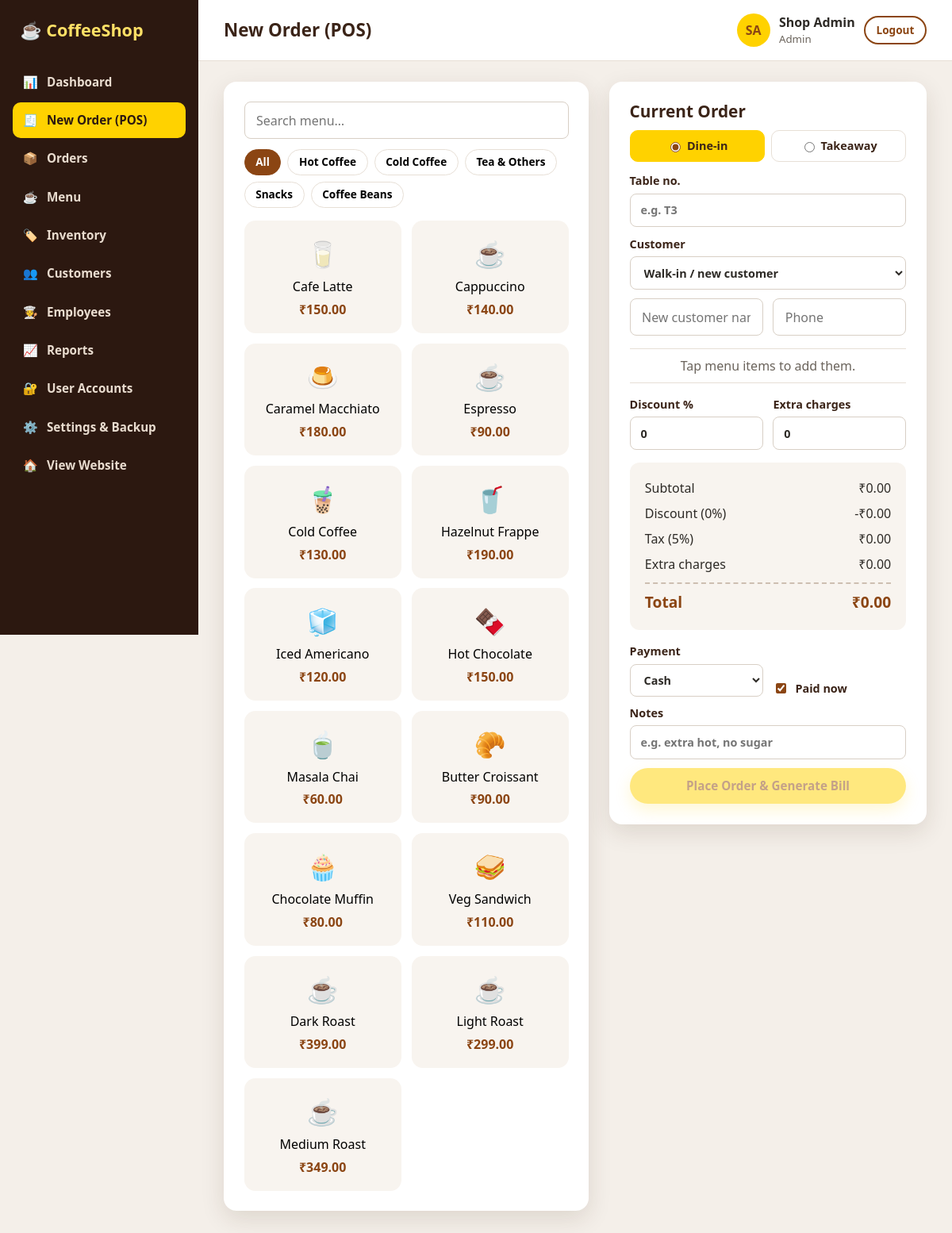
The page /admin/pos.php (signed in) on the database its author committed.
### tables this page shows
CREATE TABLE users (
    id            INT AUTO_INCREMENT PRIMARY KEY,
    name          VARCHAR(100) NOT NULL,
    email         VARCHAR(150) NOT NULL UNIQUE,
    phone         VARCHAR(20),
    password_hash VARCHAR(255) NOT NULL,
    role          ENUM('admin','staff','customer') NOT NULL DEFAULT 'customer',
    is_active     TINYINT(1) NOT NULL DEFAULT 1,
    created_at    DATETIME NOT NULL DEFAULT CURRENT_TIMESTAMP
);

CREATE TABLE menu_items (
    id           INT AUTO_INCREMENT PRIMARY KEY,
    category_id  INT NOT NULL,
    name         VARCHAR(100) NOT NULL,
    description  VARCHAR(255),
    price        DECIMAL(10,2) NOT NULL,
    icon         VARCHAR(16) NOT NULL DEFAULT '☕',
    is_available TINYINT(1) NOT NULL DEFAULT 1,
    is_featured  TINYINT(1) NOT NULL DEFAULT 0,
    FOREIGN KEY (category_id) REFERENCES categories(id)
);

### includes/bootstrap.php (called while the page is built, shortened)
<?php
function db(): PDO
{
    static $pdo = null;
    if ($pdo === null) {
        $dsn = 'mysql:host=' . DB_HOST . ';port=' . DB_PORT . ';dbname=' . DB_NAME . ';charset=utf8mb4';
        try {
            $pdo = new PDO($dsn, DB_USER, DB_PASS, [
                PDO::ATTR_ERRMODE            => PDO::ERRMODE_EXCEPTION,
                PDO::ATTR_DEFAULT_FETCH_MODE => PDO::FETCH_ASSOC,
                PDO::ATTR_EMULATE_PREPARES   => false,
            ]);
            $pdo->exec("SET time_zone = '" . date('P') . "'");
        } catch (PDOException $e) {
            http_response_code(500);
            exit('<h2>Database connection failed</h2><p>Check config/config.php and make sure the '
                . 'database/coffeeshop.sql file has been imported.</p>');
        }
    }
    return $pdo;
}
function base_url(string $path = ''): string
{
    static $base = null;
    if ($base === null) {
        $root = str_replace('\\', '/', realpath(__DIR__ . '/..'));
        $doc  = str_replace('\\', '/', realpath($_SERVER['DOCUMENT_ROOT'] ?? '') ?: '');
        $base = ($doc !== '' && str_starts_with($root, $doc)) ? substr($root, strlen($doc)) : '';
        $base = rtrim($base, '/');
    }
    return $base . '/' . ltrim($path, '/');
}
function e($value): string
{
    return htmlspecialchars((string) $value, ENT_QUOTES, 'UTF-8');
}
function setting(string $name, string $default = ''): string
{
    static $cache = null;
    if ($cache === null) {
        $cache = db()->query('SELECT name, value FROM settings')->fetchAll(PDO::FETCH_KEY_PAIR);
    }
    return $cache[$name] ?? $default;
}
function money($amount): string
{
    return setting('currency', '₹') . number_format((float) $amount, 2);
}
function current_user(): ?array
{
    static $user = false;
    if ($user === false) {
        $user = null;
        if (!empty($_SESSION['user_id'])) {
            $stmt = db()->prepare('SELECT id, name, email, phone, role FROM users WHERE id = ? AND is_active = 1');
            $stmt->execute([$_SESSION['user_id']]);
            $user = $stmt->fetch() ?: null;
        }
    }
    return $user;
}
function require_login(): array
{
    $user = current_user();
    return $user;
}
function require_role(string ...$roles): array
{
    $user = require_login();
    return $user;
}
function initials(string $name): string
{
    $parts = preg_split('/\s+/', trim($name));
    $out = mb_substr($parts[0] ?? '', 0, 1) . (count($parts) > 1 ? mb_substr(end($parts), 0, 1) : mb_substr($parts[0] ?? '', 1, 1));
    return mb_strtoupper($out);
}

### admin/pos.php (the view, shortened to what this page needs)
<?php
require_once __DIR__ . '/../includes/bootstrap.php';
require_once __DIR__ . '/../includes/layout.php';
$user = require_role('admin', 'staff');
$menu = db()->query('SELECT m.id, m.name, m.price, m.icon, c.name AS category FROM menu_items m
                     JOIN categories c ON c.id = m.category_id WHERE m.is_available = 1 ORDER BY c.id, m.name')->fetchAll();
$categories = array_unique(array_column($menu, 'category'));
admin_start('New Order (POS)', 'pos');
?>
<div class="pos-layout">
    <section class="panel">
        <div class="pos-filters">
            <input type="search" id="pos-search" placeholder="Search menu…">
            <div class="chip-row">
                <button type="button" class="chip active" data-cat="">All</button>
                <?php foreach ($categories as $c): ?>
                    <button type="button" class="chip" data-cat="<?= e($c) ?>"><?= e($c) ?></button>
                <?php endforeach; ?>
            </div>
        </div>
        <div class="pos-grid" id="pos-grid">
            <?php foreach ($menu as $m): ?>
                <button type="button" class="pos-item" data-id="<?= (int) $m['id'] ?>" data-name="<?= e($m['name']) ?>"
                        data-price="<?= e($m['price']) ?>" data-cat="<?= e($m['category']) ?>">
                    <span class="pos-icon"><?= e($m['icon']) ?></span>
                    <span><?= e($m['name']) ?></span>
                    <strong><?= e(money($m['price'])) ?></strong>
                </button>
            <?php endforeach; ?>
        </div>
    </section>
    <form method="post" class="panel pos-bill" id="pos-form" data-tax="<?= e(setting('tax_rate')) ?>" data-currency="<?= e(setting('currency')) ?>">
        <h2>Current Order</h2>
        <div class="seg">
            <label><input type="radio" name="order_type" value="dine_in" checked> Dine-in</label>
            <label><input type="radio" name="order_type" value="takeaway"> Takeaway</label>
        </div>
        <label id="table-field">Table no. <input type="text" name="table_no" maxlength="10" placeholder="e.g. T3"></label>
        <label>Customer
            <select name="customer_id" id="customer-select">
                <option value="">Walk-in / new customer</option>
            </select>
        </label>
        <div class="form-row" id="new-customer">
            <input type="text" name="new_customer_name" placeholder="New customer name (optional)">
            <input type="tel" name="new_customer_phone" placeholder="Phone">
        </div>
        <ul class="pos-lines" id="pos-lines"><li class="empty">Tap menu items to add them.</li></ul>
        <div class="form-row">
            <label>Discount % <input type="number" name="discount_percent" id="discount" min="0" max="100" step="0.5" value="0"></label>
            <label>Extra charges <input type="number" name="extra_charges" id="extra" min="0" step="1" value="0"></label>
        </div>
        <div class="bill-box" id="bill-box"></div>
        <div class="form-row">
            <label>Payment
                <select name="payment_method">
                    <?php foreach (PAYMENT_METHODS as $k => $label): ?><option value="<?= e($k) ?>"><?= e($label) ?></option><?php endforeach; ?>
                </select>
            </label>
            <label class="check"><input type="checkbox" name="paid" value="1" checked> Paid now</label>
        </div>
        <label>Notes <input type="text" name="notes" maxlength="255" placeholder="e.g. extra hot, no sugar"></label>
        <button class="btn btn-yellow btn-block" id="pos-submit" disabled>Place Order & Generate Bill</button>
    </form>
</div>
<?php
admin_end();

### includes/layout.php (shortened to what this page needs)
<?php
function page_head(string $title, string $bodyClass = ''): void
{
    ?><!DOCTYPE html>
<html lang="en">
<head>
    <title><?= e($title) ?> | <?= e(setting('shop_name', 'Coffee Shop')) ?></title>
    <link rel="stylesheet" href="<?= e(base_url('assets/css/style.css')) ?>">
</head>
<body class="<?= e($bodyClass) ?>">
<?php
}
function page_end(): void
{
    ?>
</body>
</html>
<?php
}
    ?>
<?php
function admin_start(string $title, string $active): void
{
    $user = current_user();
    $menu = [
        'dashboard' => ['📊', 'Dashboard', 'admin/index.php', false],
        'pos'       => ['🧾', 'New Order (POS)', 'admin/pos.php', false],
        'orders'    => ['📦', 'Orders', 'admin/orders.php', false],
        'menu'      => ['☕', 'Menu', 'admin/menu.php', true],
        'inventory' => ['🏷️', 'Inventory', 'admin/inventory.php', false],
        'customers' => ['👥', 'Customers', 'admin/customers.php', false],
        'employees' => ['🧑‍🍳', 'Employees', 'admin/employees.php', true],
        'reports'   => ['📈', 'Reports', 'admin/reports.php', true],
        'users'     => ['🔐', 'User Accounts', 'admin/users.php', true],
        'settings'  => ['⚙️', 'Settings & Backup', 'admin/settings.php', true],
    ];
    page_head($title, 'admin-body');
    ?>
<div class="admin-layout">
    <aside class="sidebar" id="sidebar">
        <a class="logo-flat" href="<?= e(base_url('admin/index.php')) ?>">☕ CoffeeShop</a>
        <nav>
            <?php foreach ($menu as $key => [$icon, $label, $href, $adminOnly]):
                if ($adminOnly && $user['role'] !== 'admin') continue; ?>
                <a href="<?= e(base_url($href)) ?>" class="<?= $key === $active ? 'active' : '' ?>"><span><?= $icon ?></span><?= e($label) ?></a>
            <?php endforeach; ?>
            <a href="<?= e(base_url('index.php')) ?>"><span>🏠</span>View Website</a>
        </nav>
    </aside>
    <div class="admin-main">
        <header class="admin-topbar">
            <h1><?= e($title) ?></h1>
            <div class="topbar-user">
                <span class="avatar"><?= e(initials($user['name'])) ?></span>
                <div><strong><?= e($user['name']) ?></strong><small><?= e(ucfirst($user['role'])) ?></small></div>
                <a class="btn btn-outline btn-sm" href="<?= e(base_url('logout.php')) ?>">Logout</a>
            </div>
        </header>
        <main class="admin-content">
<?php
}
function admin_end(): void
{
    ?>
        </main>
    </div>
</div>
<?php
    page_end();
}

### rows shown on the page
users: name "SA", name "Shop Admin", role "Admin"
menu_items: icon "🥛", name "Cafe Latte", price "₹150.00"
menu_items: icon "☕", name "Cappuccino", price "₹140.00"
menu_items: icon "🍮", name "Caramel Macchiato", price "₹180.00"
menu_items: icon "☕", name "Espresso", price "₹90.00"
menu_items: icon "🧋", name "Cold Coffee", price "₹130.00"
menu_items: icon "🥤", name "Hazelnut Frappe", price "₹190.00"
menu_items: icon "🧊", name "Iced Americano", price "₹120.00"
menu_items: icon "🍫", name "Hot Chocolate", price "₹150.00"
menu_items: icon "🍵", name "Masala Chai", price "₹60.00"
menu_items: icon "🥐", name "Butter Croissant", price "₹90.00"
menu_items: icon "🧁", name "Chocolate Muffin", price "₹80.00"
menu_items: icon "🥪", name "Veg Sandwich", price "₹110.00"
menu_items: icon "☕", name "Dark Roast", price "₹399.00"
menu_items: icon "☕", name "Light Roast", price "₹299.00"
menu_items: icon "☕", name "Medium Roast", price "₹349.00"

### other values the page prints
$icon "📊"
$label "Dashboard"
$icon "🧾"
$label "New Order (POS)"
$icon "📦"
$label "Orders"
$icon "☕"
$label "Menu"
$icon "🏷️"
$label "Inventory"
$icon "👥"
$label "Customers"
$icon "🧑‍🍳"
$label "Employees"
$icon "📈"
